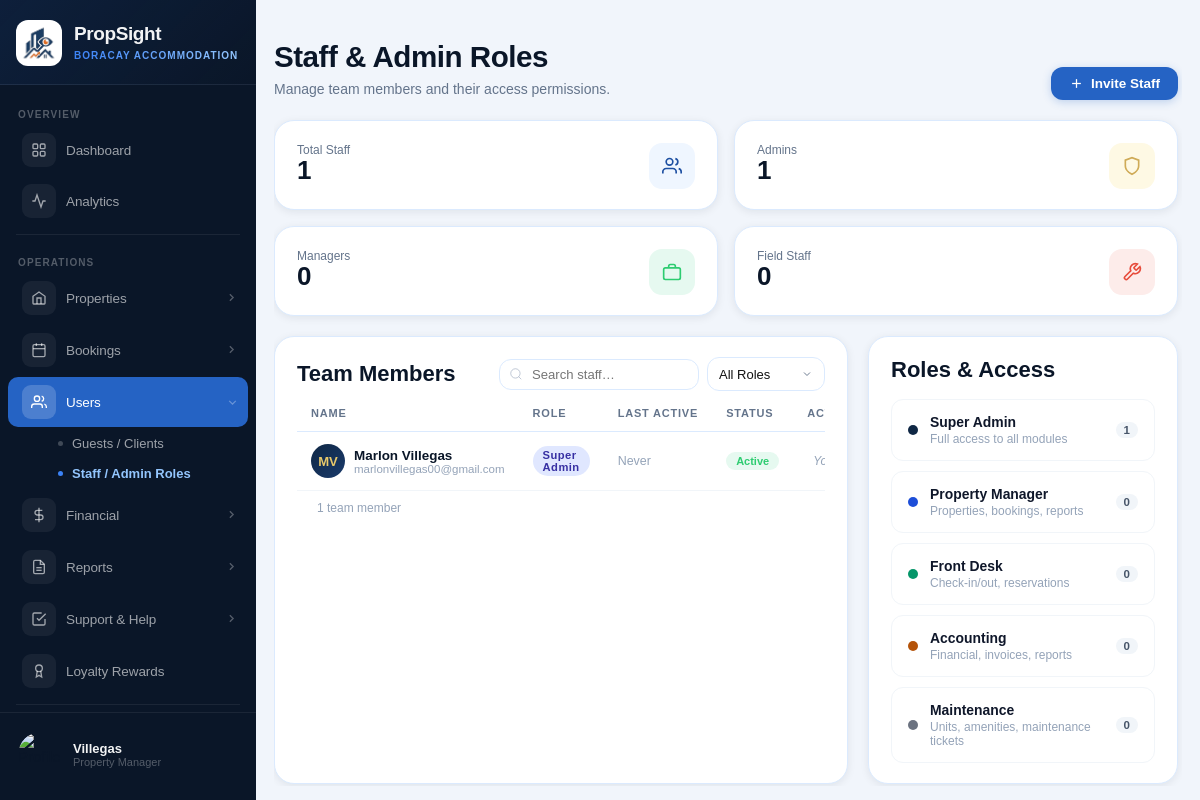
Screenshot of /pages/admin/staff_roles.php (signed in) with the database file from the repository.
### tables this page shows
CREATE TABLE `users` (
  `user_id` int(11) NOT NULL,
  `first_name` varchar(100) NOT NULL,
  `last_name` varchar(100) NOT NULL,
  `email` varchar(100) NOT NULL,
  `phone` varchar(20) DEFAULT NULL,
  `nationality` varchar(100) DEFAULT NULL,
  `birthday` varchar(100) DEFAULT NULL,
  `gender` enum('Male','Female','Prefer not to say') DEFAULT NULL,
  `password` varchar(255) NOT NULL,
  `oauth_provider` varchar(20) DEFAULT NULL,
  `oauth_id` varchar(255) DEFAULT NULL,
  `created_at` timestamp NOT NULL DEFAULT current_timestamp(),
  `role` enum('user','admin','manager','frontdesk','accounting','maintenance') NOT NULL DEFAULT 'user',
  `verification_status` enum('Not Verified','Verified') NOT NULL DEFAULT 'Not Verified',
  `id_verified` enum('none','pending','approved','rejected') NOT NULL DEFAULT 'none',
  `id_document_path` varchar(500) DEFAULT NULL,
  `id_verified_at` datetime DEFAULT NULL,
  `id_reject_reason` varchar(500) DEFAULT NULL,
  `login_attempts` int(11) DEFAULT 0,
  `last_attempt` datetime DEFAULT NULL,
  `is_locked` tinyint(1) DEFAULT 0,
  `locked_until` datetime DEFAULT NULL,
  `is_blacklisted` tinyint(1) NOT NULL DEFAULT 0,
  `is_active` tinyint(1) NOT NULL DEFAULT 1,
  `last_login` datetime DEFAULT NULL,
  `profile_photo` varchar(500) DEFAULT NULL,
  `address` text DEFAULT NULL
);

### lib/admin-queries/staff_roles_queries.php (called while the page is built, shortened)
<?php
$search = trim($_GET['search'] ?? '');
if ($search !== '') {
    $like = '%' . $search . '%';
    $stmt = $conn->prepare(
        "SELECT u.user_id, u.first_name, u.last_name, u.email, u.phone,
                u.role, u.created_at, u.profile_photo,
                COALESCE(u.is_active,1) AS is_active, u.last_login
         FROM users u
         WHERE u.role != 'user'
           AND (u.first_name LIKE ? OR u.last_name LIKE ? OR u.email LIKE ?)
         ORDER BY FIELD(u.role,'admin','manager','frontdesk','accounting','maintenance'), u.first_name"
    );
    $stmt->bind_param('sss', $like, $like, $like);
} else {
    $stmt = $conn->prepare(
        "SELECT u.user_id, u.first_name, u.last_name, u.email, u.phone,
                u.role, u.created_at, u.profile_photo,
                COALESCE(u.is_active,1) AS is_active, u.last_login
         FROM users u
         WHERE u.role != 'user'
         ORDER BY FIELD(u.role,'admin','manager','frontdesk','accounting','maintenance'), u.first_name"
    );
}
$stmt->execute();
$staff = $stmt->get_result()->fetch_all(MYSQLI_ASSOC);
$counts = ['admin' => 0, 'manager' => 0, 'frontdesk' => 0, 'accounting' => 0, 'maintenance' => 0, 'total' => 0];
$role_defs = [
    'admin' => ['Super Admin', 'Full access to all modules', '#0f2744'],
    'manager' => ['Property Manager', 'Properties, bookings, reports', '#1d4ed8'],
    'frontdesk' => ['Front Desk', 'Check-in/out, reservations', '#059669'],
    'accounting' => ['Accounting', 'Financial, invoices, reports', '#b45309'],
    'maintenance' => ['Maintenance', 'Units, amenities, maintenance tickets', '#6b7280'],
];
function roleLabel($role)
{
    global $role_defs;
    return $role_defs[strtolower($role)][0] ?? ucfirst($role);
}
function lastActiveLabel($lastLogin)
{
    if (!$lastLogin)
        return 'Never';
    return date('M j, Y', strtotime($lastLogin));
}

### pages/admin/staff_roles.php (the view, shortened to what this page needs)
<?php
include '../../includes/db.php';
include '../../includes/layout_open.php';
include '../../lib/admin-queries/staff_roles_queries.php';
?>
<link rel="stylesheet" href="../../assets/css/admin-css/staff_roles.css">
<link rel="stylesheet" href="../../assets/css/admin-css/header.css">
<div class="page-inner">
    <div class="dash-page-header">
        <div class="dash-header-left">
            <h1 class="dash-title">Staff &amp; Admin Roles</h1>
            <p class="dash-subtitle">Manage team members and their access permissions.</p>
        </div>
        <div class="dash-header-actions">
            <button class="btn btn-primary" id="open-invite-modal">
                <svg fill="none" stroke="currentColor" stroke-width="2" viewBox="0 0 24 24">
                    <line x1="12" y1="5" x2="12" y2="19" />
                    <line x1="5" y1="12" x2="19" y2="12" />
                </svg>
                Invite Staff
            </button>
        </div>
    </div>
    <div class="cards-area">
        <div class="stat-row">
            <div class="stat-card">
                <div>
                    <div class="stat-label">Total Staff</div>
                    <div class="stat-value" id="stat-total"><?= $counts['total'] ?></div>
                </div>
                <div class="stat-icon-wrap blue">
                    <svg fill="none" stroke="currentColor" stroke-width="2" viewBox="0 0 24 24">
                        <path d="M17 21v-2a4 4 0 0 0-4-4H5a4 4 0 0 0-4 4v2" />
                        <circle cx="9" cy="7" r="4" />
                        <path d="M23 21v-2a4 4 0 0 0-3-3.87" />
                        <path d="M16 3.13a4 4 0 0 1 0 7.75" />
                    </svg>
                </div>
            </div>
            <div class="stat-card">
                <div>
                    <div class="stat-label">Admins</div>
                    <div class="stat-value" id="role-count-admin"><?= $counts['admin'] ?></div>
                </div>
                <div class="stat-icon-wrap gold">
                    <svg fill="none" stroke="currentColor" stroke-width="2" viewBox="0 0 24 24">
                        <path d="M12 22s8-4 8-10V5l-8-3-8 3v7c0 6 8 10 8 10z" />
                    </svg>
                </div>
            </div>
            <div class="stat-card">
                <div>
                    <div class="stat-label">Managers</div>
                    <div class="stat-value" id="role-count-manager"><?= $counts['manager'] ?></div>
                </div>
                <div class="stat-icon-wrap green">
                    <svg fill="none" stroke="currentColor" stroke-width="2" viewBox="0 0 24 24">
                        <rect x="2" y="7" width="20" height="14" rx="2" />
                        <path d="M16 7V5a2 2 0 0 0-2-2h-4a2 2 0 0 0-2 2v2" />
                    </svg>
                </div>
            </div>
            <div class="stat-card">
                <div>
                    <div class="stat-label">Field Staff</div>
                    <div class="stat-value" id="role-count-field"><?= $counts['frontdesk'] + $counts['maintenance'] ?>
                    </div>
                </div>
                <div class="stat-icon-wrap red">
                    <svg fill="none" stroke="currentColor" stroke-width="2" viewBox="0 0 24 24">
                        <path
                            d="M14.7 6.3a1 1 0 0 0 0 1.4l1.6 1.6a1 1 0 0 0 1.4 0l3.77-3.77a6 6 0 0 1-7.94 7.94l-6.91 6.91a2.12 2.12 0 0 1-3-3l6.91-6.91a6 6 0 0 1 7.94-7.94l-3.76 3.76z" />
                    </svg>
                </div>
            </div>
        </div>
        <div class="two-col">
            <div class="card" style="flex:2;">
                <div class="card-header">
                    <span class="card-title">Team Members</span>
                    <div class="staff-controls">
                        <div class="search-wrap">
                            <input type="text" id="searchStaff" placeholder="Search staff…">
                        </div>
                        <div class="inv-status-dropdown-wrap" id="roleFilterWrap">
                            <button type="button" class="inv-status-trigger" id="roleFilterTrigger"
                                onclick="toggleRoleFilter()">
                                <span id="roleFilterLabel">All Roles</span>
                                <svg fill="none" stroke="currentColor" stroke-width="2" viewBox="0 0 24 24" width="12"
                                    height="12" id="roleFilterChevron">
                                    <polyline points="6 9 12 15 18 9" />
                                </svg>
                            </button>
                        </div>
                    </div>
                </div>
                <div class="table-wrap">
                    <table>
                        <thead>
                            <tr>
                                <th>Name</th>
                                <th>Role</th>
                                <th>Last Active</th>
                                <th>Status</th>
                                <th>Actions</th>
                            </tr>
                        </thead>
                        <tbody id="staffTableBody">
                            <?php if (empty($staff)): ?>
                                <tr>
                                    <td colspan="5" style="text-align:center;padding:40px;color:#94a3b8;">No staff found.
                                    </td>
                                </tr>
                            <?php else: ?>
                                <?php foreach ($staff as $s):
                                    $fullName = htmlspecialchars(trim($s['first_name'] . ' ' . $s['last_name']));
                                    $initials = strtoupper(substr($s['first_name'], 0, 1)) . strtoupper(substr($s['last_name'], 0, 1));
                                    $photo = $s['profile_photo'] ?? '';
                                    $roleCls = 'role-' . strtolower($s['role']);
                                    $isActive = (int) $s['is_active'];
                                    $isSelf = (int) $s['user_id'] === (int) $_SESSION['user_id'];
                                    ?>
                                    <tr data-user-id="<?= $s['user_id'] ?>" data-active="<?= $isActive ?>">
                                        <td>
                                            <div style="display:flex;align-items:center;gap:9px;">
                                                <?php if ($photo): ?>
                                                    <img src="../../<?= htmlspecialchars($photo) ?>" class="staff-avatar-img"
                                                        onerror="this.style.display='none';this.nextElementSibling.style.display='flex';">
                                                    <div class="staff-avatar" style="display:none;"><?= $initials ?></div>
                                                <?php else: ?>
                                                    <div class="staff-avatar"><?= $initials ?></div>
                                                <?php endif; ?>
                                                <div>
                                                    <div style="font-weight:700;font-size:0.84rem;"><?= $fullName ?></div>
                                                    <div style="font-size:0.72rem;color:#94a3b8;">
                                                        <?= htmlspecialchars($s['email']) ?>
                                                    </div>
                                                </div>
                                            </div>
                                        </td>
                                        <td><span class="role-pill <?= $roleCls ?>"><?= roleLabel($s['role']) ?></span></td>
                                        <td style="font-size:0.78rem;color:#94a3b8;"><?= lastActiveLabel($s['last_login']) ?>
                                        </td>
                                        <td>
                                            <span class="badge badge-<?= $isActive ? 'success' : 'gray' ?>">
                                                <?= $isActive ? 'Active' : 'Inactive' ?>
                                            </span>
                                        </td>
                                        <td>
                                            <div class="action-wrap">
                                                <?php if ($isSelf): ?>
                                                    <span
                                                        style="font-size:0.75rem;color:#94a3b8;font-style:italic;padding:4px 6px;">You</span>
                                                <?php endif; ?>
                                            </div>
                                        </td>
                                    </tr>
                                <?php endforeach; ?>
                            <?php endif; ?>
                        </tbody>
                    </table>
                </div>
                <div style="padding:10px 20px;font-size:0.75rem;color:#94a3b8;border-top:1px solid #f1f5f9;">
                    <span id="staff-count"><?= count($staff) ?></span>
                    team member<?= count($staff) !== 1 ? 's' : '' ?>
                </div>
            </div>
            <div class="card" style="flex:1;">
                <div class="card-header"><span class="card-title">Roles &amp; Access</span></div>
                <div style="display:flex;flex-direction:column;gap:10px;">
                    <?php foreach ($role_defs as $roleKey => [$roleName, $roleDesc, $roleColor]):
                        $cnt = $counts[$roleKey] ?? 0;
                        ?>
                        <div class="role-card">
                            <div class="role-card-dot" style="background:<?= $roleColor ?>;"></div>
                            <div class="role-card-body">
                                <div class="role-card-name"><?= $roleName ?></div>
                                <div class="role-card-desc"><?= $roleDesc ?></div>
                            </div>
                            <div class="role-card-count" id="role-count-<?= $roleKey ?>"><?= $cnt ?></div>
                        </div>
                    <?php endforeach; ?>
                </div>
            </div>
        </div>
    </div>
</div>
<?php include '../../includes/layout_close.php'; ?>

### assets/css/admin-css/staff_roles.css (style rules this page uses)
.search-wrap { position: relative; }
.staff-controls { display: flex; align-items: center; gap: 8px; flex-wrap: nowrap; flex-shrink: 0; }
.inv-status-dropdown-wrap { position: relative; }
.inv-status-trigger { display: inline-flex; align-items: center; gap: 7px; padding: 7px 11px; height: 34px; border: 1px solid var(--border, #e5e7eb); border-radius: var(--radius, 8px); background: var(--white, #fff); font-size: 13px; font-weight: 500; color: var(--text, #111); cursor: pointer; white-space: nowrap; box-sizing: border-box; transition: border-color .15s; min-width: 118px; justify-content: space-between; }
.inv-status-trigger svg { flex-shrink: 0; transition: transform .2s; color: #6b7a90; }
.search-wrap input { padding: 7px 12px 7px 32px; border: 1px solid var(--border, #e2e8f0); border-radius: var(--radius); font-size: 0.82rem; outline: none; width: 200px; max-width: 100%; background: #fff; transition: border-color .2s; box-sizing: border-box; }
.staff-avatar { width: 34px; height: 34px; border-radius: 50%; flex-shrink: 0; background: linear-gradient(135deg, #0f2744, #1a3a6b); color: #e8c86a; font-weight: 700; font-size: 0.82rem; display: flex; align-items: center; justify-content: center; }
.role-pill { display: inline-flex; align-items: center; padding: 3px 10px; border-radius: 20px; font-size: 0.7rem; font-weight: 700; letter-spacing: .04em; }
.role-admin { background: #e0e7ff; color: #3730a3; }
.action-wrap { display: flex; gap: 6px; }
.role-card { padding: 14px 16px; border: 1px solid #f1f5f9; border-radius: 12px; display: flex; align-items: center; gap: 12px; transition: box-shadow .15s; }
.role-card-dot { width: 10px; height: 10px; border-radius: 50%; flex-shrink: 0; }
.role-card-body { flex: 1; min-width: 0; }
.role-card-name { font-size: 0.87rem; font-weight: 700; color: #0f172a; }
.role-card-desc { font-size: 0.75rem; color: #94a3b8; margin-top: 2px; }
.role-card-count { font-size: 0.72rem; font-weight: 700; background: #f1f5f9; color: #475569; padding: 2px 8px; border-radius: 20px; flex-shrink: 0; }

### assets/css/admin-css/header.css (style rules this page uses)
.dash-page-header { display: flex; align-items: flex-end; justify-content: space-between; padding: 0px 0 20px; margin-top: 15px; gap: 12px; flex-wrap: wrap; }
.dash-header-left { display: flex; flex-direction: column; gap: 5px; }
.dash-title { font-size: 1.85rem; font-weight: 800; color: var(--text-dark); letter-spacing: -0.5px; line-height: 1.15; margin: 0; }
.dash-subtitle { font-size: 0.875rem; color: var(--text-soft); margin: 0; line-height: 1.5; }
.dash-header-actions { display: flex; align-items: center; gap: 8px; flex-shrink: 0; }

### rows the page displays
users: initials "MV", fullName "Marlon Villegas", email "marlonvillegas00@gmail.com", role "Super Admin", last_login "Never", shows "You"

### other values shown
$_SESSION['name'] "Villegas"
$counts['total'] "1"
$counts['admin'] "1"
$counts['manager'] "0"
$counts['frontdesk'] + $counts['maintenance'] "0"
count($staff) "1"
$roleName "Super Admin"
$roleDesc "Full access to all modules"
$cnt "1"
$roleName "Property Manager"
$roleDesc "Properties, bookings, reports"
$cnt "0"
$roleName "Front Desk"
$roleDesc "Check-in/out, reservations"
$roleName "Accounting"
